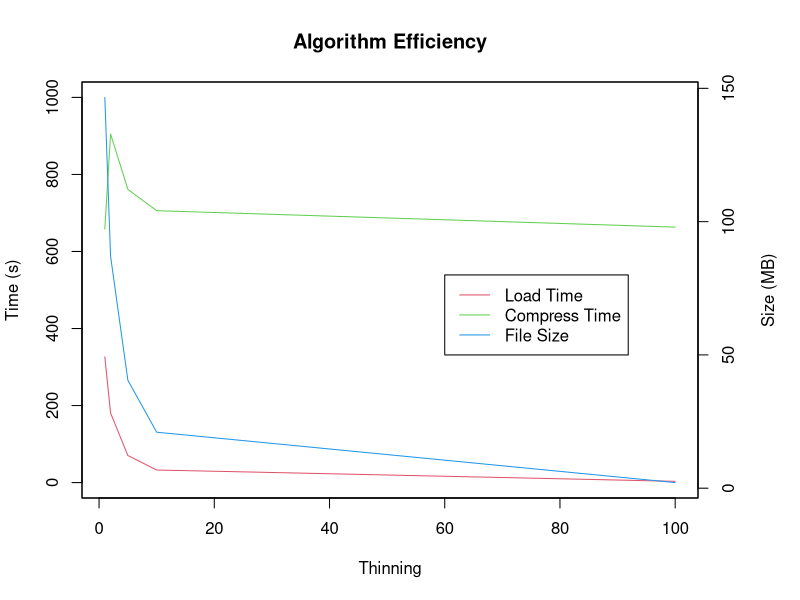

Reproduce this figure in R.
x <- c(1,2,5,10,100)
y1 <- c(326.35,180.49,70.25,32.66,3.33)
y2 <- c(658.23, 905.08,761.23,705.93,663.23)
y3 <- c(146.6,87,40.5,21,2.1)
jpeg("/Users/Ploenzke/Documents/Harvard/Data Structures/Final/paper/plot1.jpg", width=600,height=500)
par(mar=c(5,4,4,5)+.1)
plot(lowess(x,y1,f=.1),type="l",col=2,main="Algorithm Efficiency", xlab="Thinning",ylab="Time (s)",ylim=c(0,1000))
lines(lowess(x,y2,f=.1),type="l",col=3)
par(new=TRUE)
plot(lowess(x,y3,f=.1),type="l",col=4,xaxt="n",yaxt="n",xlab="",ylab="")
axis(4)
mtext("Size (MB)",side=4,line=3)
legend(60,80,col=c(2,3,4),lty=1,legend=c("Load Time","Compress Time","File Size"))
dev.off()